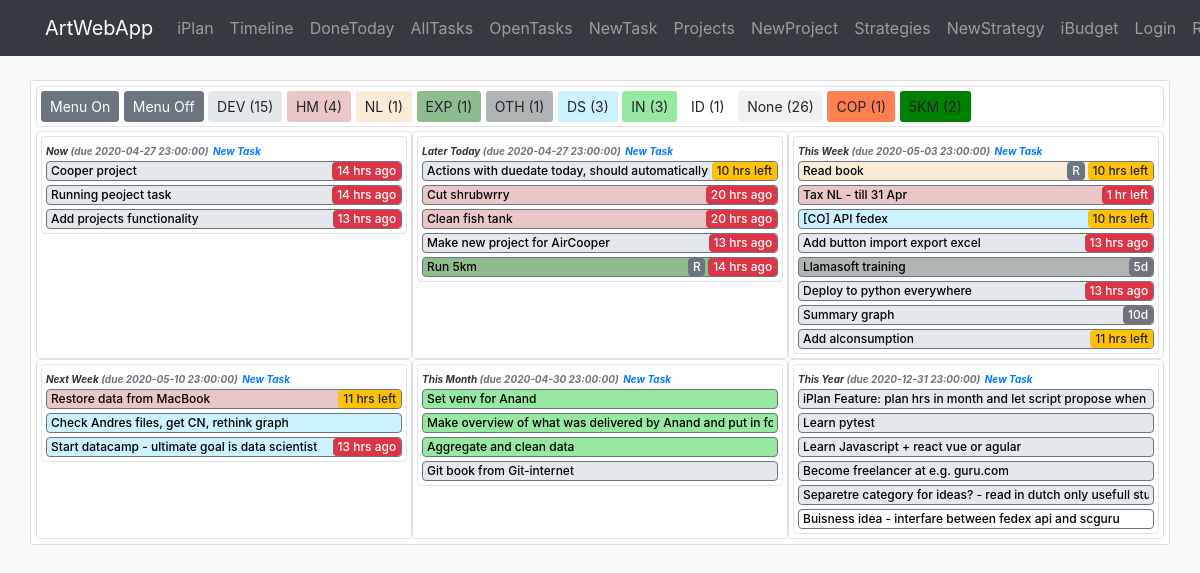
The app's page /iplan/timeline with its own data.
### awa/iplan/models.py (models this page shows, shortened)
class Strategy(db.Model):
    id = db.Column(db.Integer, primary_key=True)
    name = db.Column(db.String(40), nullable=False)
    symbol = db.Column(db.String(3))
    desc = db.Column(db.Text)
    color = db.Column(db.String(7))
    order = db.Column(db.Integer)
    time_creation = db.Column(db.DateTime, default=datetime.now)
    time_completion = db.Column(db.DateTime)
    show_timeline = db.Column(db.Boolean, default=True, nullable=False)
    category = db.Column(db.String(20), nullable=True)
    br_task = db.relationship('Task', backref='strategy')  # todo: lazy=True - test that later

class Project(db.Model):
    id = db.Column(db.Integer, primary_key=True)
    name = db.Column(db.String(40), nullable=False)
    symbol = db.Column(db.String(3))
    desc = db.Column(db.Text)
    category = db.Column(db.String(20))
    color = db.Column(db.String(7))
    order = db.Column(db.Integer)
    time_creation = db.Column(db.DateTime, default=datetime.now)
    time_completion = db.Column(db.DateTime)
    time_due = db.Column(db.DateTime)
    duration_plan = db.Column(db.Interval, nullable=False, default=timedelta(0))
    show_timeline = db.Column(db.Boolean, default=True, nullable=False)
    br_task = db.relationship('Task', backref='project')  # todo: lazy=True - test that later

class Task(db.Model):
    id = db.Column(db.Integer, primary_key=True)
    name = db.Column(db.String(140), nullable=False)
    desc = db.Column(db.Text)
    category = db.Column(db.String(20))
    frequency = db.Column(db.String(10))
    frequency_days = db.Column(db.Integer)
    time_creation = db.Column(db.DateTime, default=datetime.now)
    time_completion = db.Column(db.DateTime)
    time_due = db.Column(db.DateTime)
    time_line = db.Column(db.String(20))
    duration_plan = db.Column(db.Interval, nullable=False, default=timedelta(0))
    duration_real = db.Column(db.Interval, nullable=False, default=timedelta(0))
    timer_start = db.Column(db.DateTime)
    order = db.Column(db.Integer)
    show_menu = db.Column(db.Boolean, default=True, nullable=False)
    id_strategy = db.Column(db.Integer, db.ForeignKey('strategy.id'), nullable=False)
    id_project = db.Column(db.Integer, db.ForeignKey('project.id'))

### awa/iplan/routes.py (the view)
@iplan.route('/iplan/timeline', methods=['GET', 'POST'])
def timeline():
    tasks = Task.query.filter(Task.time_completion.is_(None)).order_by(Task.order).all()
    strategies = Strategy.query.all()
    projects = Project.query.all()
    count_tasks_strategy = dict(zip([strategy.id for strategy in strategies], [0 for _ in range(len(strategies))]))
    count_tasks_project = dict(zip([project.id for project in projects], [0 for _ in range(len(projects))]))
    for task in tasks:
        if task.strategy.id in count_tasks_strategy:
            count_tasks_strategy[task.strategy.id] += 1
        if task.project.id in count_tasks_project:
            count_tasks_project[task.project.id] += 1
    return render_template('iplan/timeline.html', tasks=tasks, TimeLine=TimeLine, strategies=strategies, projects=projects,
                           count_tasks_strategy=count_tasks_strategy, count_tasks_project=count_tasks_project,
                           string_from_duration=string_from_duration, now=datetime.now())

### awa/iplan/utils.py (called while the page is built)
    @staticmethod
    def progress_indicator(time_creation, timeline_category):
        for indicator in TimeLine._progress_breakpoints:
            if timeline_category == indicator[0]:  # Check on timeline category
                seconds_since_creation = (datetime.now()-time_creation).total_seconds()
                uom_since_creation = int(seconds_since_creation / TimeLine._seconds_in_unites[indicator[1]])
                if uom_since_creation >= indicator[2][0] and uom_since_creation < indicator[2][1]:
                    return f'{uom_since_creation}{indicator[1]}', TimeLine._progress_colors['attention']
                elif uom_since_creation >= indicator[2][1]:
                    return f'{uom_since_creation}{indicator[1]}', TimeLine._progress_colors['warning']
                else:
                    return None

    @staticmethod
    def get_msg_for_timeuom(uom, value):
        msg = None
        if uom == 'h':
            msg = 'hrs'
        elif uom == 'd':
            msg = 'days'
        elif uom == 'm':
            msg = 'months'
        elif uom == 'w':
            msg = 'weeks'
        else:
            msg = '???'
        if value == 1:
            msg = msg[:-1]
        return msg

    @staticmethod
    def duedate_indicator(time_due):
        if time_due is None:
            return None
        time_left = (time_due - datetime.now()).total_seconds()
        for text, uom, time, msg in TimeLine._duedate_breakpoints:
            if round(time_left < time * TimeLine._seconds_in_unites[uom]):
                return f'{abs(round(time_left / TimeLine._seconds_in_unites[uom]))} {TimeLine.get_msg_for_timeuom(uom, round(time_left / TimeLine._seconds_in_unites[uom]))} {msg}', TimeLine._duedate_colors[text]

    @staticmethod
    def duedate_per_category_for_new_tasks(timeline_category):
        return TimeLine._categories_duedates.get(timeline_category, TimeLine._todaydue)

### awa/templates/iplan/timeline.html (shortened to what this page needs)
{% extends "layout.html" %}
{% block content %}
<div class="container">
    <div class="row content-section">
        <div class="col-md-12 border p-1 rounded mb-1 ">
            <a  href="{{url_for('iplan.show_menu_all', state='on') }}" class="btn btn-secondary btn-sm" role="button">Menu On</a>
            <a  href="{{url_for('iplan.show_menu_all', state='off') }}" class="btn btn-secondary btn-sm" role="button">Menu Off</a>
            {% for strategy in strategies %}
                {% if count_tasks_strategy[strategy.id] > 0%}
                    {% if strategy.show_timeline %}
                        <a  href="{{url_for('iplan.show_strategy_timeline', id_strategy=strategy.id) }}" class="btn btn-sm" style="background-color:{{strategy.color}}" role="button">{{strategy.symbol}} ({{count_tasks_strategy[strategy.id]}})</a>
                    {% else %}
                        <a  href="{{url_for('iplan.show_strategy_timeline', id_strategy=strategy.id) }}" class="btn btn-dark btn-sm" role="button">{{strategy.symbol}} ({{count_tasks_strategy[strategy.id]}})</a>
                    {% endif %}
                {% endif %}
            {% endfor %}
            {% for project in projects %}
                {% if count_tasks_project[project.id] > 0%}
                    {% if project.show_timeline %}
                        <a  href="{{url_for('iplan.show_project_timeline', id_project=project.id) }}" class="btn btn-sm" style="background-color:{{project.color}}" role="button">{{project.symbol}} ({{count_tasks_project[project.id]}})</a>
                    {% else %}
                        <a  href="{{url_for('iplan.show_project_timeline', id_project=project.id) }}" class="btn btn-dark btn-sm" role="button">{{project.symbol}} ({{count_tasks_project[project.id]}})</a>
                    {% endif %}
                {% endif %}
            {% endfor %}
        </div>
        {% for timeline in TimeLine.categories %}
        <div class="col-md-4 border p-1 rounded">
            <div class="col-12 border timeline_task_border rounded p-0">
                <small class="timeline_header ml-1">{{ timeline }} </small>
                <small class="timeline_header text-muted">(due {{TimeLine.duedate_per_category_for_new_tasks(timeline)}})</small>
                <a href="{{ url_for('iplan.task_create', timeline_category=timeline) }}"><small class="timeline_header text-primary">New Task</small></a>
                {% for task in tasks %}
                    {% if task.time_line == timeline and task.strategy.show_timeline and task.project.show_timeline %}
                        {% if task.show_menu == False %}
                            <div class="row rounded border border border-secondary timeline_task_name pl-1  mb-1 ml-1 mr-1" style="background-color:{{task.strategy.color}}">
                                {% if TimeLine.progress_indicator(task.time_creation, timeline)[0] %}
                                    <div class="col text-truncate p-0 m-0 mr-1">
                                        <a href="{{url_for('iplan.show_menu', id_task=task.id, state='on') }}" class="show_menu_links" title="{{task.name}}">{{task.name}}</a>
                                    </div>
                                    <div class="col-auto p-0 m-0 text-right">
                                        {% if task.frequency == 'Repeatable' %}
                                            <small class="badge badge-secondary progress_indicator">R</small>
                                        {% endif %}
                                        {% if TimeLine.duedate_indicator(task.time_due)[0] %}
                                            <small class="{{TimeLine.duedate_indicator(task.time_due)[1]}} m-0 progress_indicator">{{TimeLine.duedate_indicator(task.time_due)[0]}}</small>
                                        {% else %}
                                            <small class="{{TimeLine.progress_indicator(task.time_creation, timeline)[1]}}  progress_indicator">{{TimeLine.progress_indicator(task.time_creation, timeline)[0]}}</small>
                                        {% endif %}
                                    </div>
                                {% else %}
                                    <div class="col text-truncate p-0 m-0 mr-1">
                                        <a href="{{url_for('iplan.show_menu', id_task=task.id, state='on') }}" class="show_menu_links" title="{{task.name}}">{{task.name}}</a>
                                    </div>
                                    <div class="col-auto p-0 m-0 text-right">
                                    {% if task.frequency == 'Repeatable' %}
                                        <small class="badge badge-secondary progress_indicator">R</small>
                                    {% endif %}
                                    {% if TimeLine.duedate_indicator(task.time_due)[0] %}
                                        <small class="{{TimeLine.duedate_indicator(task.time_due)[1]}} progress_indicator">{{TimeLine.duedate_indicator(task.time_due)[0]}}</small>
                                    {% endif %}
                                    </div>
                                {% endif %}
                            </div>
                        {% endif %}
                    {% endif %}
                {% endfor %}
            </div>
        </div>
        {% endfor %}
    </div>
</div>
{% endblock content %}

### awa/static/main.css (style rules this page uses)
body { background: #fafafa; color: #333333; margin-top: 5rem; }
.content-section { background: #ffffff; padding: 5px 5px; border: 1px solid #dddddd; border-radius: 3px; margin-bottom: 10px; }
.timeline_header { font-size: 10px; font-style: italic; font-weight: bold; }
.timeline_task_name { font-size: 12px; font-weight: bold; }
.show_menu_links { color:#000; font-size: 12px; display: inline-block; font-weight: 500; }
.progress_indicator { font-size: 12px; font-weight: 500; }

### records on screen
Strategy: symbol "DEV", count_tasks_strategy "15"
Strategy: symbol "HM", order "4"
Strategy: symbol "NL", count_tasks_strategy "1"
Strategy: symbol "EXP", show_timeline "1"
Strategy: symbol "OTH", show_timeline "1"
Strategy: symbol "DS", count_tasks_strategy "3"
Strategy: symbol "IN", count_tasks_strategy "3"
Strategy: symbol "ID", show_timeline "1"
Project: symbol "None", count_tasks_project "26"
Project: symbol "COP", show_timeline "1"
Project: symbol "5KM", count_tasks_project "2"
Task: name "Cooper project", time_due "14 hrs ago"
Task: name "Running peoject task", time_due "14 hrs ago"
Task: name "Add projects functionality", time_due "13 hrs ago"
Task: time_line "Later Today", duedate_per_category_for_new_tasks "2020-04-27 23:00:00", name "Actions with duedate today, should automatica…", time_due "10 hrs left"
Task: name "Cut shrubwrry", time_due "20 hrs ago"
Task: name "Clean fish tank", time_due "20 hrs ago"
Task: name "Make new project for AirCooper", time_due "13 hrs ago"
Task: name "Run 5km", frequency "R", time_due "14 hrs ago"
Task: name "Read book", frequency "R", time_due "10 hrs left"
Task: name "Tax NL - till 31 Apr", time_due "1 hr left"
Task: name "[CO] API fedex", time_due "10 hrs left"
Task: name "Add button import export excel", time_due "13 hrs ago"
Task: name "Llamasoft training", time_creation "5d"
Task: name "Deploy to python everywhere", time_due "13 hrs ago"
Task: name "Summary graph", time_creation "10d"
Task: name "Add alconsumption", time_due "11 hrs left"
Task: name "Restore data from MacBook", time_due "11 hrs left"
Task: name "Check Andres files, get CN, rethink graph"
Task: name "Start datacamp - ultimate goal is data scientist", time_due "13 hrs ago"
Task: name "Set venv for Anand"
Task: name "Make overview of what was delivered by Anand and put in…"
Task: name "Aggregate and clean data"
Task: name "Git book from Git-internet"
Task: name "iPlan Feature: plan hrs in month and let script propose wh…"
Task: name "Learn pytest"
Task: name "Learn Javascript + react vue or agular"
Task: name "Become freelancer at e.g. guru.com"
Task: name "Separetre category for ideas? - read in dutch only usefull…"
Task: name "Buisness idea - interfare between fedex api and scguru"

### other values on screen
{{ timeline }} "Now" "This Week" "Next Week" "This Month" "This Year"
{{ TimeLine.duedate_per_category_for_new_tasks(timeline) }} "2020-04-27 23:00:00" "2020-05-03 23:00:00" "2020-05-10 23:00:00" "2020-04-30 23:00:00" "2020-12-31 23:00:00"
